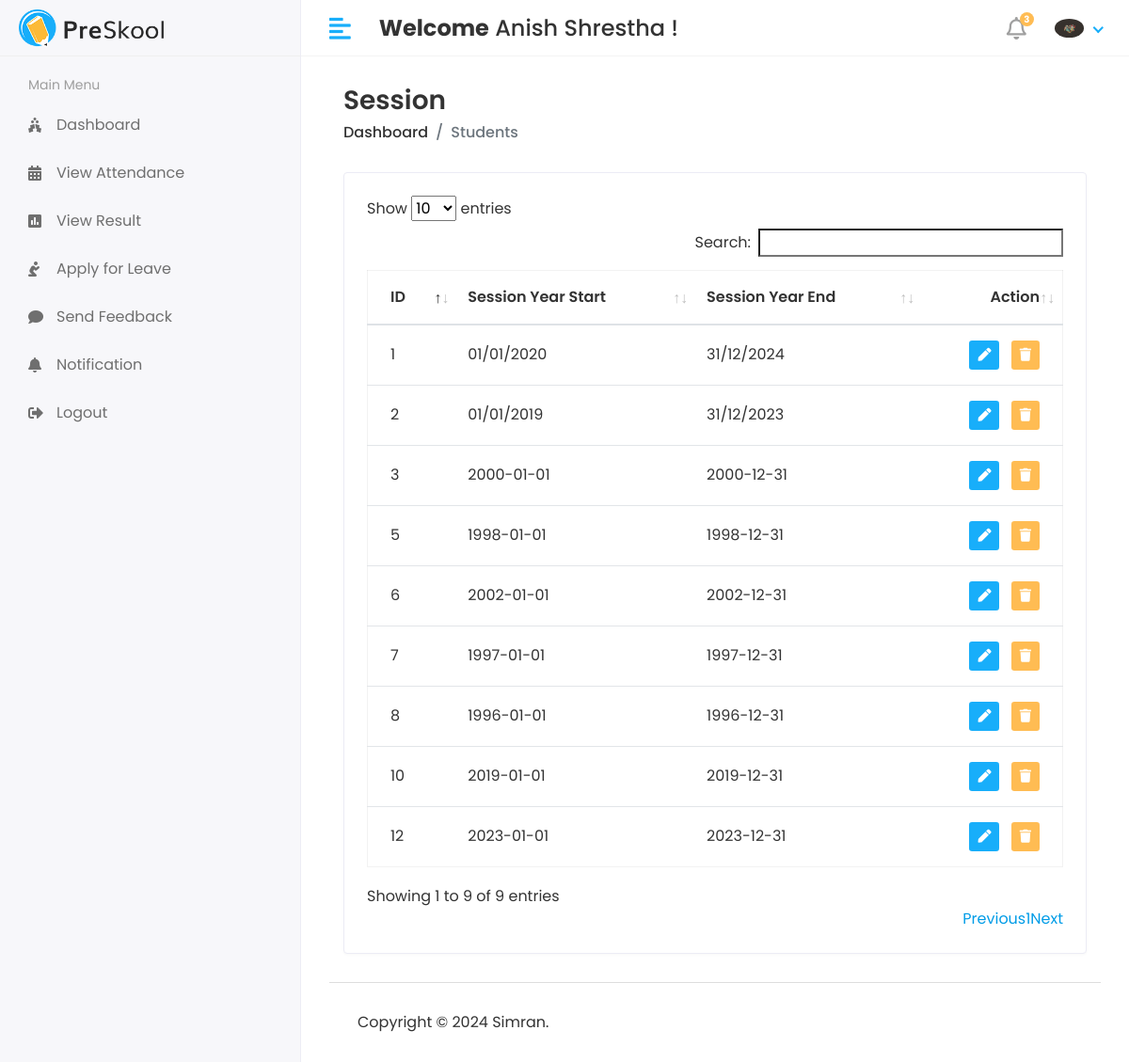
The page /HOD/Session/View (signed in) on the database its author committed.
### studentmsapp/models.py (models this page shows, shortened)
class CustomUser(AbstractUser):
    USER = (
        ('1','HOD'),
        ('2','STAFF'),
        ('3','STUDENT')
    )
    user_type = models.CharField(choices=USER,max_length=50,default=1)
    profile_pic = models.ImageField(upload_to='media/profile_pic')

class Session_Year(models.Model):
    session_start = models.CharField(max_length=100)
    session_end = models.CharField(max_length=100)

### student_management_system/HOD_views.py (the view)
# urls.py: path('HOD/Session/View',HOD_views.VIEW_SESSION,name='view_session'),
@login_required(login_url='/')
def VIEW_SESSION(request):
    session = Session_Year.objects.all()
    context = {
        'session': session,
    }
    return render(request,'HOD/view_session.html',context)

### template/HOD/view_session.html (shortened to what this page needs)
{% extends 'base.html' %}
{% block content %}
{% load static %}
<div class="content container-fluid">
               <div class="page-header">
                  <div class="row align-items-center">
                     <div class="col">
                        <h3 class="page-title">Session</h3>
                        <ul class="breadcrumb">
                           <li class="breadcrumb-item"><a href="index.html">Dashboard</a></li>
                           <li class="breadcrumb-item active">Students</li>
                        </ul>
                     </div>
                  </div>
               </div>
               <div class="row">
                  <div class="col-sm-12">
                     <div class="card card-table">
                        <div class="card-body">
                           <div class="table-responsive">
                              <table id="table_id" class="table table-hover table-center mb-0">
                                 <thead>
                                    <tr>
                                       <th>ID</th>
                                       <th>Session Year Start</th>
                                       <th>Session Year End</th>
                                       <th class="text-right">Action</th>
                                    </tr>
                                 </thead>
                                 <tbody>
                                 {% for i in session %}
                                    <tr>
                                       <td>{{ i.id }}</td>
                                       <td>{{ i.session_start}}</td>
                                        <td>{{ i.session_end}}</td>
                                       <td class="text-right">
                                          <div class="actions">
                                             <a href="{% url 'edit_session' i.id %}" class="btn btn-sm bg-success-light mr-2">
                                             <i class="fas fa-pen"></i>
                                             </a>
                                             <a href="{% url 'delete_session' i.id %}" class="btn btn-sm bg-danger-light">
                                             <i class="fas fa-trash"></i>
                                             </a>
                                          </div>
                                       </td>
                                    </tr>
                                 {% endfor %}
                                 </tbody>
                              </table>
                           </div>
                        </div>
                     </div>
                  </div>
               </div>
            </div>
{% endblock %}

### template/includes/header.html (shortened to what this page needs)
{% load static %}
<div class="header">
            <div class="header-left">
               <a href="index.html" class="logo">
                  <img src="{% static 'assets/img/logo.png' %}" alt="Logo">
               </a>
            </div>
            <a href="javascript:void(0);" id="toggle_btn">
            <i class="fas fa-align-left"></i>
            </a>
            <div class="top-nav-search mt-3">
               <h4><strong>Welcome</strong><span> {{ user.first_name }} {{ user.last_name }}</span>&nbsp;!</h4>
            </div>
            <ul class="nav user-menu">
               <li class="nav-item dropdown noti-dropdown">
                  <a href="#" class="dropdown-toggle nav-link" data-toggle="dropdown">
                  <i class="far fa-bell"></i> <span class="badge badge-pill">3</span>
                  </a>
               </li>
               <li class="nav-item dropdown has-arrow">
                  <a href="#" class="dropdown-toggle nav-link" data-toggle="dropdown">
                  {% if user.profile_pic == "" %}
                      <span class="user-img"><img class="rounded-circle" src="{% static 'assets/img/noimg.jpg' %}" width="31" alt="User"></span>
                     {% else %}
                     <span class="user-img"><img class="rounded-circle" src="/{{user.profile_pic}}" width="31" alt="User"></span>
                  {% endif %}
                  </a>
               </li>
            </ul>
         </div>

### static/assets/css/style.css (style rules this page uses)
html { height: 100%; }
body { background-color: #fff; color: #333; font-family: 'Poppins', sans-serif; font-size: 1rem; height: 100%; line-height: 1.5; overflow-x: hidden; }
h1, h2, h3, h4, h5, h6 { font-family: 'Poppins', sans-serif; margin-top: 0; }
a { color: #009ce7; }
input, button, a { transition: all 0.4s ease; -moz-transition: all 0.4s ease; -o-transition: all 0.4s ease; -ms-transition: all 0.4s ease; -webkit-transition: all 0.4s ease; }
ul, ol { padding: 0px; list-style: none; }
.table { color: #333; max-width: 100%; margin-bottom: 0; width: 100%; }
.table.dataTable { border-collapse: collapse !important; border: 1px solid rgba(0, 0, 0, 0.05); }
.table thead tr th { font-weight: 600; }
.table tbody tr { border-bottom: 1px solid rgba(0, 0, 0, 0.05); }
.table.table-center td, .table.table-center th { vertical-align: middle; }
.card-table .card-body .table > thead > tr > th { border-top: 0; }
.card-table .card-body .table tr td:first-child, .card-table .card-body .table tr th:first-child { padding-left: 1.5rem; }
.card-table .card-body .table tr td:last-child, .card-table .card-body .table tr th:last-child { padding-right: 1.5rem; }
.card-table .table td, .card-table .table th { border-top: 1px solid #e2e5e8; padding: 1rem 0.75rem; white-space: nowrap; }
.card { border: 1px solid #ececf5; box-shadow: 0 1px 3px 0 rgba(0, 0, 0, 0.03); margin-bottom: 1.875rem; }
.card-body { padding: 1.5rem; }
.bg-danger-light { background-color:#FFBC53 !important; color:#fff !important; }
.bg-success-light { background-color: #18aefa; color: #fff; }
.header { background-color: #fff; border-bottom: 1px solid #f3f3f4; left: 0; position: fixed; right: 0; top: 0; z-index: 1001; height: 60px; }
.header .header-left { float: left; height: 60px; padding: 0 20px; position: relative; width: 320px; z-index: 1; transition: all 0.2s ease-in-out; background-color: #f7f7fa; border-bottom: 1px solid #efefef; border-right: 1px solid #ececf5; display: flex; align-items: center; }
.header .header-left .logo { display: inline-block; line-height: 60px; }
.header .header-left .logo img { max-height: 40px; width: auto; }
.header .dropdown-toggle:after { display: none; }
.header .has-arrow .dropdown-toggle:after { border-top: 0; border-left: 0; border-bottom: 2px solid #18aefa; border-right: 2px solid #18aefa; content: ''; height: 8px; display: inline-block; pointer-events: none; -webkit-transform-origin: 66% 66%; -ms-transform-origin: 66% 66%; transform-origin: 66% 66%; -webkit-transform: rotate(45deg); -ms-transform: rotate(45deg); transform: rotate(45deg); -webkit-transition: all 0.15s ease-in-out; transition: all 0.15s ease-in-out; width: 8px; vertical-align: 0px; }
.user-menu { float: right; margin: 0; position: relative; z-index: 99; padding-right: 15px; }
.user-menu.nav > li > a { color: #a0a0a0; font-size: 14px; line-height: 58px; padding: 0 15px; height: 60px; }
.user-img { margin-right: 3px; position: relative; }
.top-nav-search { float: left; margin-left: 15px; }
.page-header { margin-bottom: 1.875rem; }
.page-header .breadcrumb { background-color: transparent; color: #6c757d; font-size: 1rem; font-weight: 500; margin-bottom: 0; padding: 0; }
.page-header .breadcrumb a { color: #333; }
.page-title { font-size: 28px; font-weight: 600; color: #333; margin-bottom: 5px; }
.user-menu.nav > li > a .badge { background-color: #FFBC53; display: block; font-size: 10px; font-weight: bold; height: 15px; width: 15px; position: absolute; right: 7px; top: 13px; color: #fff; padding: 3px; }
.user-menu.nav > li > a > i { font-size: 1.5rem; line-height: 60px; }
@media (min-width: 992px) { #toggle_btn { align-items: center; color: #18aefa; display: inline-flex; float: left; font-size: 26px; height: 60px; justify-content: center; margin-left: 15px; padding: 0 15px; } }

### rows shown on the page
CustomUser: first_name "Anish", last_name "Shrestha", profile_pic (picture)
Session_Year: id "1", session_start "01/01/2020", session_end "31/12/2024"
Session_Year: id "2", session_start "01/01/2019", session_end "31/12/2023"
Session_Year: id "3", session_start "2000-01-01", session_end "2000-12-31"
Session_Year: id "5", session_start "1998-01-01", session_end "1998-12-31"
Session_Year: id "6", session_start "2002-01-01", session_end "2002-12-31"
Session_Year: id "7", session_start "1997-01-01", session_end "1997-12-31"
Session_Year: id "8", session_start "1996-01-01", session_end "1996-12-31"
Session_Year: id "10", session_start "2019-01-01", session_end "2019-12-31"
Session_Year: id "12", session_start "2023-01-01", session_end "2023-12-31"
